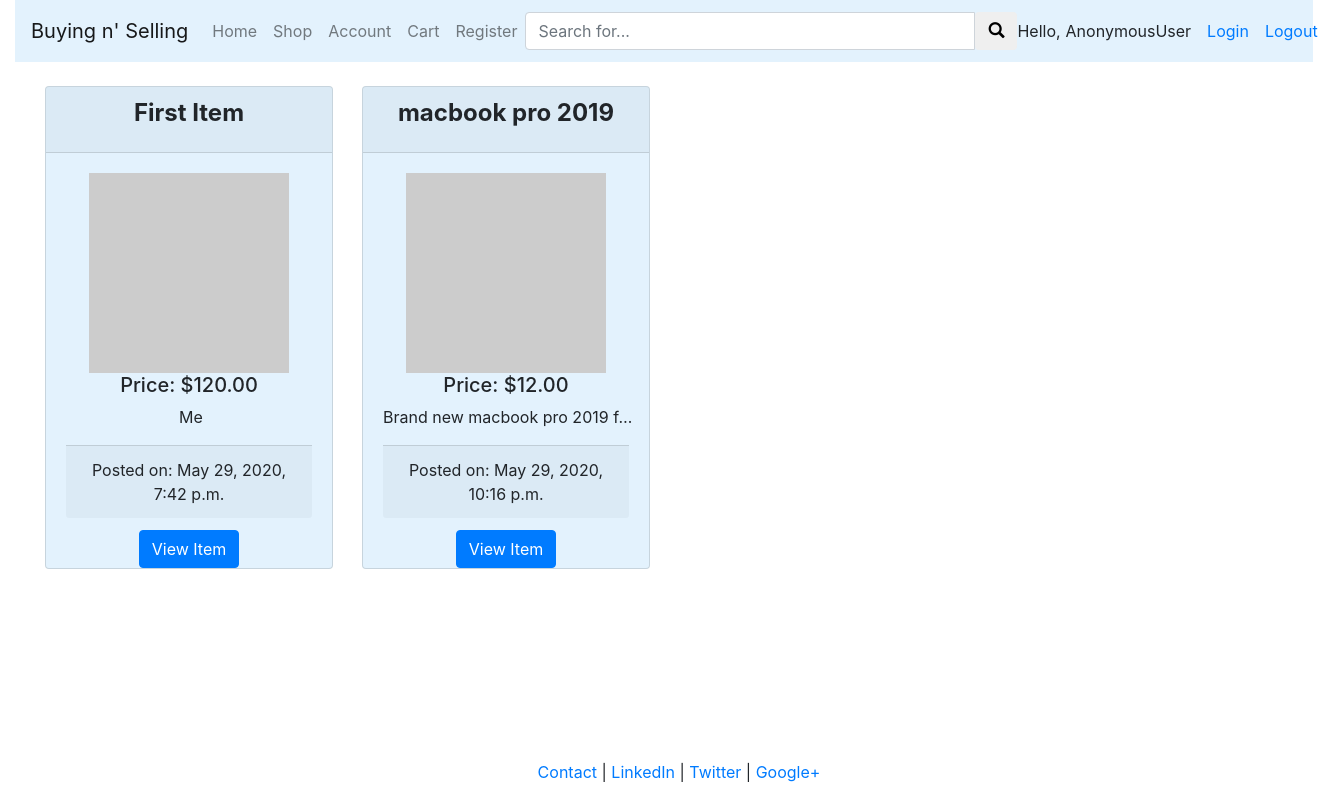
The page /shop/ on the database as committed earlier.
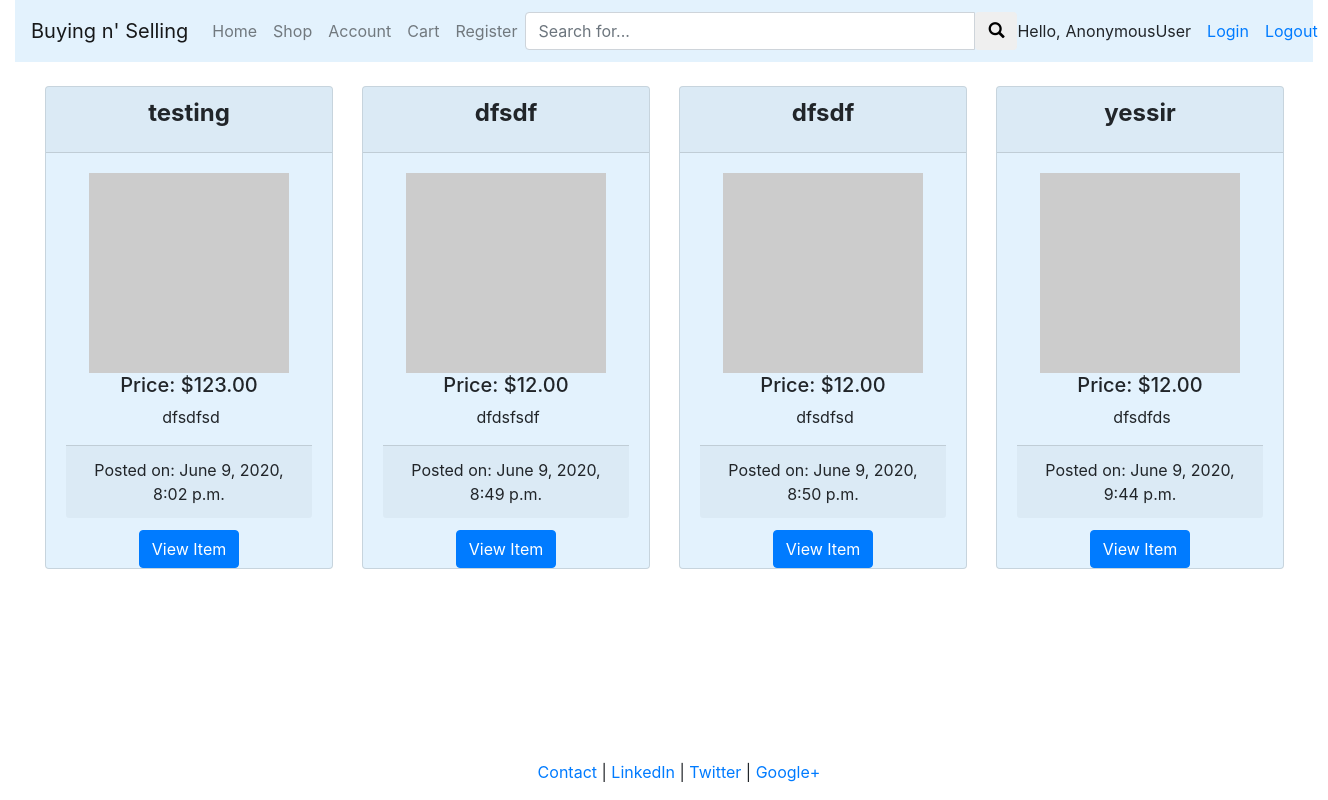
The same page on the database as committed later.
### listings/models.py (models this page shows, shortened)
class Post(models.Model):
    title = models.CharField(max_length=100)
    date = models.DateTimeField()
    price = models.DecimalField(max_digits=8, decimal_places=2)
    description = models.TextField()
    slug = models.SlugField(max_length=100, null=True, blank=True)
    class Meta:
        index_together = ('title', 'slug',)
    def get_absolute_url(self):
        return reverse("single_post", kwargs={"slug": self.slug})

### user_profile/views.py (the view)
# urls.py: path('shop/', views.shop, name='shop'),
def shop(request):
    all_listings = Post.objects.all()
    context = {'Listings': all_listings}
    return render(request, 'user_profile/shop.html', context)

### user_profile/templates/user_profile/shop.html (shortened to what this page needs)
{% extends "user_profile/header.html" %}
{% block content %}
<br>
<div>
    <div class="container-fluid">
        <div class="row">
            {% for listing in Listings %}
            <div class="col-sm-3">
                <div class="card" style="background-color: #e3f2fd; width: 18rem; text-align: center;">
                    <div class="card-header">
                        <h4 class="card-title"><strong>{{ listing.title }}</strong></h4>
                    </div>
                    <div class="card-body">
                    <img class="img-responsive" src="http://placehold.it/200x200">
                    <h5>Price: ${{ listing.price }}  </h5>
                    <p class="card-text text">{{ listing.description }} </p>
                    <div class="card-footer">Posted on: {{ listing.date }}
                    </div>
                    </div>
                    <a href='{{ listing.get_absolute_url }}'>
                        <button class="btn btn-primary" style=" margin-top: -8px;">View Item</button>
                    </a>
                </div>
                <br>
            </div>
        {% endfor %}
        </div>
    </div>
</div>
{% endblock %}

Rows that differ between the two databases and show on the page:
removed Post: title "First Item", price "120.00", description "Me", date "May 29, 2020, 7:42 p.m."
removed Post: title "macbook pro 2019", price "12.00", description "Brand new macbook pro 2019 f…", date "May 29, 2020, 10:16 p.m."
added Post: title "testing", price "123.00", description "dfsdfsd", date "June 9, 2020, 8:02 p.m."
added Post: title "dfsdf", price "12.00", description "dfdsfsdf", date "June 9, 2020, 8:49 p.m."
added Post: title "dfsdf", price "12.00", description "dfsdfsd", date "June 9, 2020, 8:50 p.m."
added Post: title "yessir", price "12.00", description "dfsdfds", date "June 9, 2020, 9:44 p.m."
